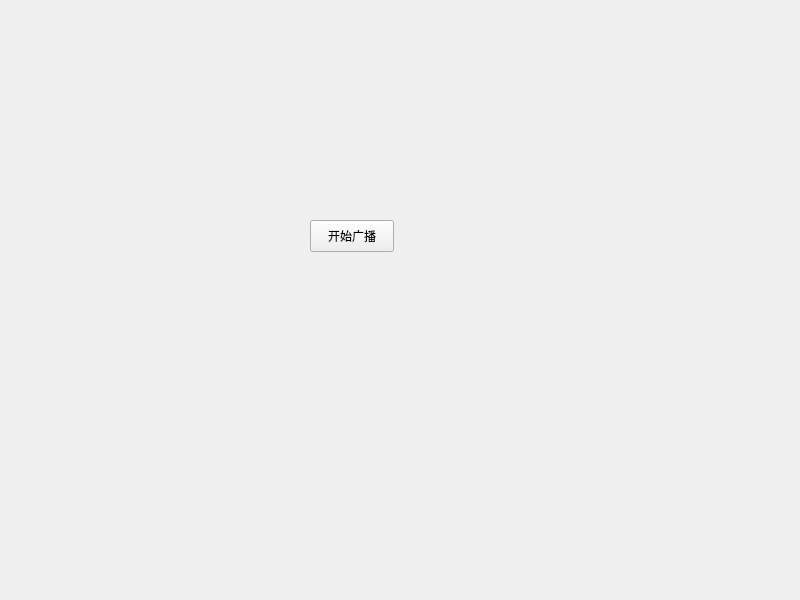
<?xml version="1.0" encoding="UTF-8"?>
<ui version="4.0">
 <class>Widget</class>
 <widget class="QWidget" name="Widget">
  <property name="geometry">
   <rect>
    <x>0</x>
    <y>0</y>
    <width>800</width>
    <height>600</height>
   </rect>
  </property>
  <property name="windowTitle">
   <string>Widget</string>
  </property>
  <widget class="QPushButton" name="pushButton">
   <property name="geometry">
    <rect>
     <x>310</x>
     <y>220</y>
     <width>84</width>
     <height>32</height>
    </rect>
   </property>
   <property name="text">
    <string>开始广播</string>
   </property>
  </widget>
 </widget>
 <resources/>
 <connections/>
</ui>
